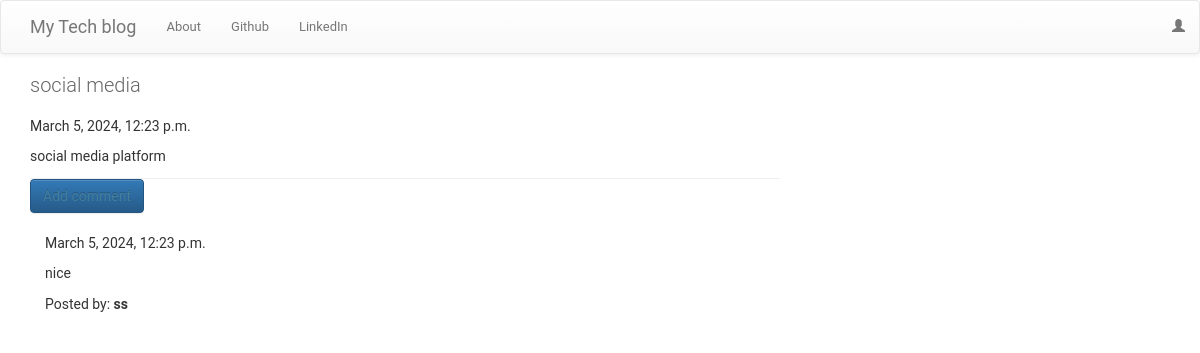
Page /blog/post/31 on the committed database.
### blog/models.py (models this page shows, shortened)
class Post(models.Model):
    author = models.ForeignKey(User, on_delete=models.CASCADE)
    title = models.CharField(max_length=200)
    text = models.TextField()
    created_date = models.DateTimeField(default=timezone.now)
    published_date = models.DateTimeField(blank=True, null=True)

class Comment(models.Model):
    post = models.ForeignKey('blog.Post', related_name='comments',on_delete=models.CASCADE)
    author = models.CharField(max_length=200)
    text = models.TextField()
    created_date = models.DateTimeField(default=timezone.now)
    approved_comment = models.BooleanField(default=False)

### blog/views.py (the view)
# urls.py: url(r'^post/(?P<pk>\d+)$', views.PostDetailView.as_view(), name='post_detail'),
class PostDetailView(DetailView):
    model = Post
    template_name = 'post_detail.html'
    context_object_name = 'post'

### blog/templates/post_detail.html (shortened to what this page needs)
{% extends 'base.html' %}
{% block content %}
        <h1 class='posttitle loader'>{{ post.title }}</h1>
        {% if post.published_date %}
            <div class="date postdate">
                {{ post.published_date }}
            </div>
        {% else %}
            <a class="btn btn-default" href="{% url 'post_publish' pk=post.pk %}">Publish</a>
        {% endif %}
      <p class='postcontent' >{{ post.text|safe|linebreaksbr }}</p>
  <hr>
  <a class="btn btn-primary btn-comment" href="{% url 'add_comment_to_post' pk=post.pk %}">Add comment</a>
  <div class="container">
  {% for comment in post.comments.all %}
  <br>
      {% if user.is_authenticated or comment.approved_comment %}
              {{ comment.created_date }}
          <p>{{ comment.text|safe|linebreaks }}</p>
          <p>Posted by: <strong>{{ comment.author }}</strong></p>
      {% endif %}
  {% empty %}
      <p>No comments posted.</p>
  {% endfor %}
</div>
{% endblock %}

### blog/static/css/blog.css (style rules this page uses)
body { margin: 0; padding: 0; font-size: 14px; font-family: "Roboto","Lucida Grande","DejaVu Sans","Bitstream Vera Sans",Verdana,Arial,sans-serif; color: #333; background: #fff; }
a:link, a:visited { color: #447e9b; text-decoration: none; }
p, ol, ul, dl { margin: .2em 0 .8em 0; }
p { padding: 0; line-height: 140%; }
h1,h2,h3,h4,h5 { font-weight: bold; }
h1 { margin: 0 0 20px; font-weight: 300; font-size: 20px; color: #666; }
hr { clear: both; color: #eee; background-color: #eee; height: 1px; border: none; margin: 0; padding: 0; font-size: 1px; line-height: 1px; }

### rows in the picture
Post: title "social media", published_date "March 5, 2024, 12:23 p.m.", text "social media platform"
Comment: created_date "March 5, 2024, 12:23 p.m.", text "nice", author "ss"
